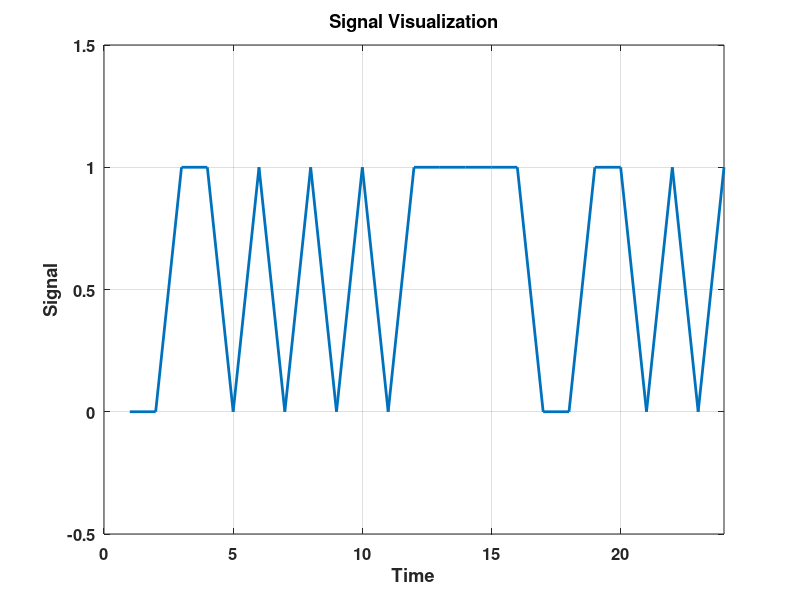
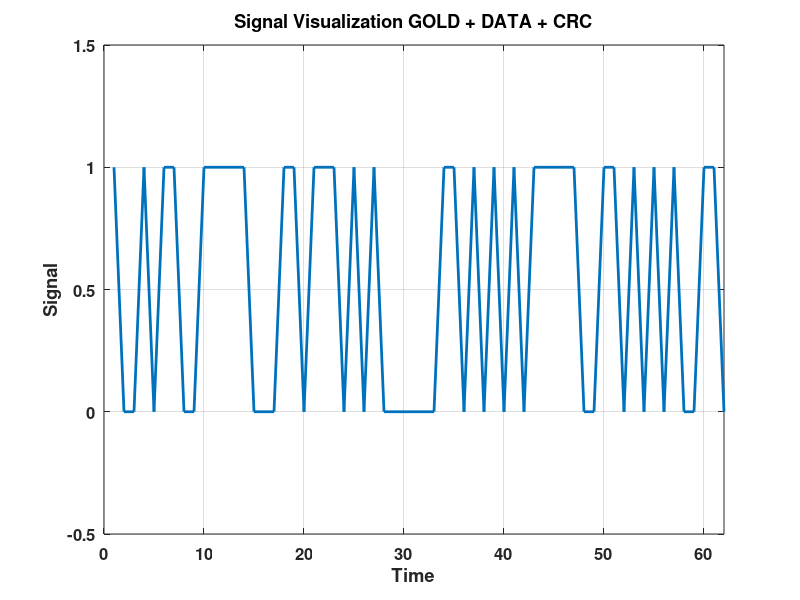
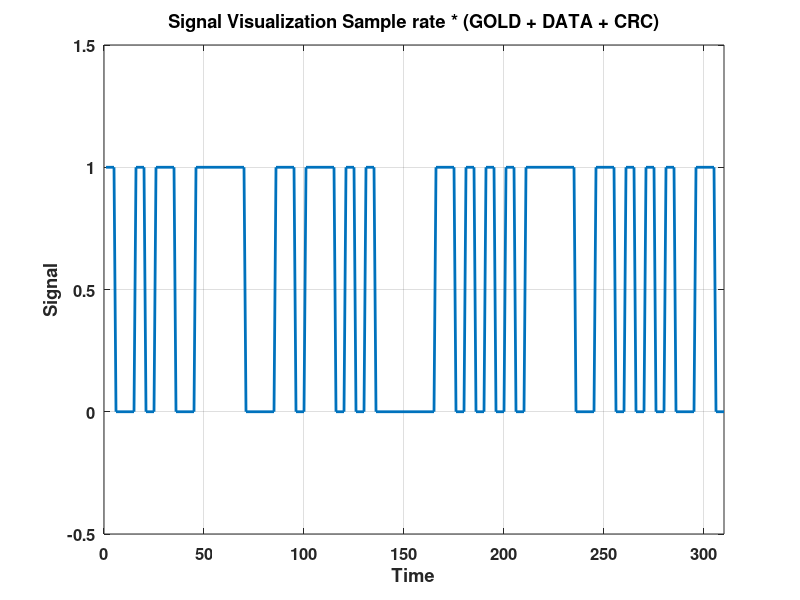
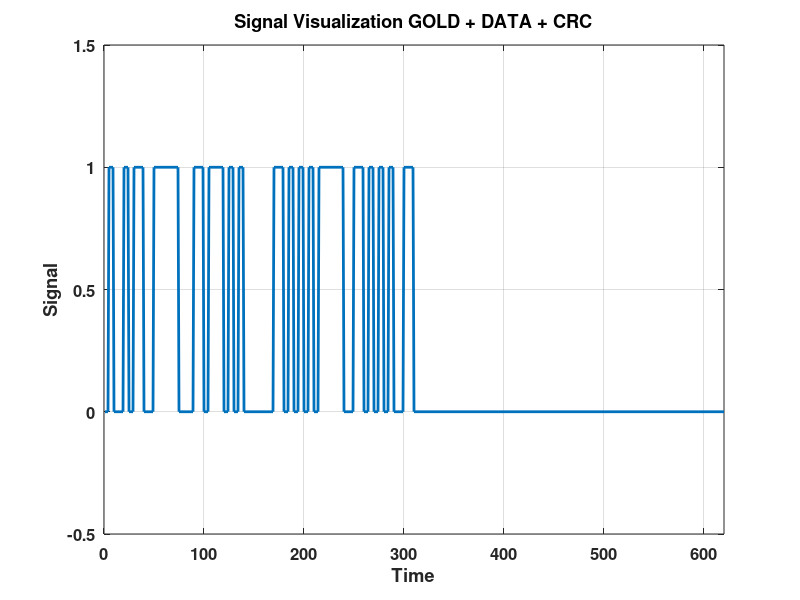

Write MATLAB code to recreate these figures, in order. (Note: this script raises an error after producing the figures.)
function main
    % Ввод фамилии и имени
    surname = input('Введите фамилию: ', 's');
    name = input('Введите имя: ', 's');
    
    % Объединение фамилии и имени для обработки
    fullName = strcat(surname, '_' ,name);
    
    % Преобразование строки в биты
    packet = encodeToBits(fullName);
    disp('Битовое представление фамилии и имени:');
    dispBits(packet);
    
    figure;
    plot(packet, 'LineWidth', 2);
    xlabel('Time', 'FontSize', 12, 'FontWeight', 'bold');
    ylabel('Signal', 'FontSize', 12, 'FontWeight', 'bold');
    title('Signal Visualization', 'FontSize', 14, 'FontWeight', 'bold');
    grid on;
    set(gca, 'FontSize', 12, 'FontWeight', 'bold');
    xlim([0 length(packet)]); 
    ylim([min(packet) - 0.5, max(packet) + 0.5]);


    % Генератор для CRC
    g_sequence = [1, 1, 1, 1, 0, 1, 1, 1];
    crc = calculateCRC(packet, g_sequence);
    packetWithCRC = [packet, crc];
    disp("CRC:");
    disp(crc);

    % Проверка на приемной стороне
    %if checkPacket(packetWithCRC, g_sequence)
    %    disp('Ошибок не обнаружено в принятом пакете.');
    %else
    %    disp('Ошибка обнаружена в принятом пакете.');
    %end
    
    % Генерация последовательности Голда
    length_sequence_gold = 31;
    x = [0, 0, 1, 0, 0]; % x = 4 в 2СС
    y = [0, 1, 1, 0, 1]; % y = x + 7 в 2СС
    gold_sequence = generate_sequence_gold(x, y, length_sequence_gold);
    %disp('Первая последовательность Голда:');
    %disp(gold_sequence);
    
    % Параметры
    L = length(packet);
    M = length(crc);
    G = length(gold_sequence);
    N = 5; % Sample rate
    array_data = repmat([gold_sequence, packetWithCRC], 1);

    array_out = zeros(1, 2 * N * (L + M + G));
    
    figure;
    plot(array_data, 'LineWidth', 2);
    xlabel('Time', 'FontSize', 12, 'FontWeight', 'bold');
    ylabel('Signal', 'FontSize', 12, 'FontWeight', 'bold');
    title('Signal Visualization GOLD + DATA + CRC', 'FontSize', 14, 'FontWeight', 'bold');
    grid on;
    set(gca, 'FontSize', 12, 'FontWeight', 'bold');
    xlim([0 length(array_data)]); 
    ylim([min(array_data) - 0.5, max(array_data) + 0.5]);

    array_data = repeat_elements(array_data,N);
    figure;
    plot(array_data, 'LineWidth', 2);
    xlabel('Time', 'FontSize', 12, 'FontWeight', 'bold');
    ylabel('Signal', 'FontSize', 12, 'FontWeight', 'bold');
    title('Signal Visualization Sample rate * (GOLD + DATA + CRC)', 'FontSize', 14, 'FontWeight', 'bold');
    grid on;
    set(gca, 'FontSize', 12, 'FontWeight', 'bold');
    xlim([0 length(array_data)]); 
    ylim([min(array_data) - 0.5, max(array_data) + 0.5]);

    % Ввод позиции
    flag = true;
    while flag
        position = input('Введите позицию вставки: ');
        if position >= 0 && position <= N * (L + M + G)
            disp('Значение лежит в диапазоне');
            flag = false;
        else
            disp('Значение вне диапазона');
        end
    end
    
    % Вставка данных
    array_out = insert_array_at_position(array_out, array_data, position);

    figure;
    plot(array_out, 'LineWidth', 2);
    xlabel('Time', 'FontSize', 12, 'FontWeight', 'bold');
    ylabel('Signal', 'FontSize', 12, 'FontWeight', 'bold');
    title('Signal Visualization GOLD + DATA + CRC', 'FontSize', 14, 'FontWeight', 'bold');
    grid on;
    set(gca, 'FontSize', 12, 'FontWeight', 'bold');
    xlim([0 length(array_out)]); 
    ylim([min(array_out) - 0.5, max(array_out) + 0.5]);

    % Генерация шума
    sigma = input('Введите стандартное отклонение шума: ');
    array_with_hastle = generate_noise(2 * N * (L + M + G), 0, sigma);
    %disp('Шум:');

    array_out = double(array_out);
    result = array_out + array_with_hastle;

    %disp(result);
    figure;
    plot(result, 'LineWidth', 2);
    xlabel('Time', 'FontSize', 12, 'FontWeight', 'bold');
    ylabel('Signal', 'FontSize', 12, 'FontWeight', 'bold');
    title('Signal Visualization hastle with signal', 'FontSize', 14, 'FontWeight', 'bold');
    grid on;
    set(gca, 'FontSize', 12, 'FontWeight', 'bold');
    xlim([0 length(result)]); 
    ylim([min(result) - 0.5, max(result) + 0.5]);

    % Находим начало синхропоследовательности
    gold_sequence_double = double(gold_sequence);
    gold_sequence_double = repeat_elements(gold_sequence_double,N);
    [sync_index,correlation] = findSyncSequenceStart(result, gold_sequence_double, N, L, M, G);

    figure;
    plot(correlation, 'LineWidth', 2);
    xlabel('Time', 'FontSize', 12, 'FontWeight', 'bold');
    ylabel('Signal', 'FontSize', 12, 'FontWeight', 'bold');
    title('Signal Visualization hastle with signal', 'FontSize', 14, 'FontWeight', 'bold');
    grid on;
    set(gca, 'FontSize', 12, 'FontWeight', 'bold');
    xlim([0 length(correlation)]); 
    ylim([min(correlation) - 0.5, max(correlation) + 0.5]);

    disp(sync_index);
    
    % Обрезаем до синхры
    signal_out = result(sync_index :end);
    %disp(signal_out);

    figure;
    plot(signal_out, 'LineWidth', 2);
    xlabel('Time', 'FontSize', 12, 'FontWeight', 'bold');
    ylabel('Signal', 'FontSize', 12, 'FontWeight', 'bold');
    title('Обрезал до синхры', 'FontSize', 14, 'FontWeight', 'bold');
    grid on;
    set(gca, 'FontSize', 12, 'FontWeight', 'bold');
    xlim([0 length(signal_out)]); 
    ylim([min(signal_out) - 0.5, max(signal_out) + 0.5]);
    
    bits_sequence = decodeSignal(signal_out,N);

    figure;
    plot(bits_sequence, 'LineWidth', 2);
    xlabel('Time', 'FontSize', 12, 'FontWeight', 'bold');
    ylabel('Signal', 'FontSize', 12, 'FontWeight', 'bold');
    title('декодировал биты', 'FontSize', 14, 'FontWeight', 'bold');
    grid on;
    set(gca, 'FontSize', 12, 'FontWeight', 'bold');
    xlim([0 length(bits_sequence)]); 
    ylim([min(bits_sequence) - 0.5, max(bits_sequence) + 0.5]);
    %disp(bits_sequence);
    %disp(array_data);

    bits_sequence_W_N = bits_sequence(1 :L + M + G);
    figure;
    plot(bits_sequence_W_N, 'LineWidth', 2);
    xlabel('Time', 'FontSize', 12, 'FontWeight', 'bold');
    ylabel('Signal', 'FontSize', 12, 'FontWeight', 'bold');
    title('Обрезал до синхры и без конечного шума', 'FontSize', 14, 'FontWeight', 'bold');
    grid on;
    set(gca, 'FontSize', 12, 'FontWeight', 'bold');
    xlim([0 length(bits_sequence_W_N)]); 
    ylim([min(bits_sequence_W_N) - 0.5, max(bits_sequence_W_N) + 0.5]);
    
    bits_sequence_W_NG = bits_sequence_W_N(G+1 :end);

    figure;
    plot(bits_sequence_W_NG, 'LineWidth', 2);
    xlabel('Time', 'FontSize', 12, 'FontWeight', 'bold');
    ylabel('Signal', 'FontSize', 12, 'FontWeight', 'bold');
    title('Обрезал Голда', 'FontSize', 14, 'FontWeight', 'bold');
    grid on;
    set(gca, 'FontSize', 12, 'FontWeight', 'bold');
    xlim([0 length(bits_sequence_W_NG)]); 
    ylim([min(bits_sequence_W_NG) - 0.5, max(bits_sequence_W_NG) + 0.5]);

    % Проверка на приемной стороне
    if checkPacket(bits_sequence_W_NG, g_sequence)
        disp('Ошибок не обнаружено в принятом пакете.');
    else
        disp('Ошибка обнаружена в принятом пакете.');
    end
    
    bits_sequence_W_NGM = bits_sequence_W_NG(1 : L);
    
    slovo = decodeFromBits(bits_sequence_W_NGM);
    disp(slovo);
end

function packet = encodeToBits(input)
    packet = [];
    for c = input
        bits = bitget(uint8(c), 8:-1:1); % Преобразование символа в биты
        packet = [packet, bits];
    end
end

function output = decodeFromBits(packet)
    % Проверяем, что длина пакета делится на 8 (по 8 бит на символ)
    if mod(length(packet), 8) ~= 0
        error('Длина пакета должна быть кратной 8 для корректного декодирования.');
    end

    % Инициализация результирующего массива
    output = char([]); % Символы сохраняем в строку

    % Преобразуем каждые 8 бит в символ
    for i = 1:8:length(packet)
        % Берем 8 бит и преобразуем их в байт
        bits = packet(i:i+7);
        byte = uint8(bin2dec(num2str(bits))); % Преобразуем массив бит в десятичное значение
        output = [output, char(byte)]; % Преобразуем байт в символ и добавляем к результату
    end
end


function dispBits(bits)
    for i = 1:length(bits)
        fprintf('%d', bits(i));
        if mod(i, 8) == 0
            fprintf(' '); % Пробел после каждых 8 бит
        end
    end
    fprintf('\n');
end

function crc = calculateCRC(packet, generator)
    temp = [packet, zeros(1, length(generator) - 1)];
    for i = 1:length(packet)
        if temp(i) == 1
            temp(i:i + length(generator) - 1) = xor(temp(i:i + length(generator) - 1), generator);
        end
    end
    crc = temp(end - (length(generator) - 2):end);
end

function isValid = checkPacket(packetWithCRC, generator)
    remainder = calculateCRC(packetWithCRC, generator);
    isValid = all(remainder == 0);
end

function gold_sequence = generate_sequence_gold(x, y, length_sequence)
    gold_sequence = zeros(1, length_sequence);
    for i = 1:length_sequence
        [x, shift_bit_x] = shift_sequence(x, 2, 4);
        [y, shift_bit_y] = shift_sequence(y, 2, 4);
        gold_sequence(i) = xor(shift_bit_x, shift_bit_y);
    end
end

function [seq, last_bit] = shift_sequence(seq, element_1, element_2)
    shift_bit = xor(seq(element_1 + 1), seq(element_2 + 1));
    last_bit = seq(end);
    seq = [shift_bit, seq(1:end - 1)];
end

function output_vector = repeat_elements(input_vector, N)
    output_vector = [];
    for i = 1:length(input_vector)
        output_vector = [output_vector, repmat(input_vector(i), 1, N)];
    end
end

function target_vector = insert_array_at_position(target_vector, array_to_insert, position)
    % Проверка, чтобы избежать выхода за пределы массива
    if position + length(array_to_insert) - 1 > length(target_vector)
        error('Размер массива для вставки превышает размер целевого вектора.');
    end
    
    % Заменяем элементы target_vector начиная с позиции position
    target_vector(position:position+length(array_to_insert)-1) = array_to_insert;
end

function noise = generate_noise(size, mu, sigma)
    noise = mu + sigma * randn(1, size);
end

function [syncStartIndex, correlations] = findSyncSequenceStart(array_with_hastle, gold_sequence_double, N, L, M, G)
    % Инициализация переменной для результата
    syncStartIndex = -1;  % По умолчанию синхроимпульс не найден
    
    % Длина синхронизирующей последовательности
    G_N = G * N;
    
    % Проверка, что длина входного массива достаточна для поиска
    if length(array_with_hastle) < G_N
        disp('Длина массива слишком мала для поиска синхронизирующей последовательности.');
        return;
    end
    
    % Инициализация массива для хранения корреляций
    correlations = zeros(1, length(array_with_hastle) - G_N + 1);
    
    % Проход по массиву для поиска синхронизирующей последовательности
    for i = 1:(length(array_with_hastle) - G_N + 1)  % Для корректного индексации до конца массива
        % Извлекаем подмассив длиной G * N начиная с позиции i
        synchro_sequence = array_with_hastle(i:i + G_N - 1);
        
        % Вычисляем корреляцию между подмассивом и эталонной последовательностью
        result = corr(synchro_sequence', gold_sequence_double');  % Применяем транспонирование
        
        % Сохраняем корреляцию в массив
        correlations(i) = result;
        
        % Проверяем, если корреляция близка к 1 (синхроимпульс найден)
        % Захлопнуть начало синхры
        if abs(result) >= 0.74 % что-то поделать с SINR 
            disp(['Найден вход в синхроимпульс на индексе: ', num2str(i)]);
            syncStartIndex = i; % Возвращаем индекс начала синхроимпульса
            break;
        end
    end

    % Если синхроимпульс не найден
    if syncStartIndex == -1
        disp('Синхроимпульс не найден.');
    end
end

function decoded_bits = decodeSignal(signal, N)
    % Функция для декодирования сигналов группами по N отсчетов
    % signal - входной массив данных
    % N - количество отсчетов на символ

    P = 0.6; % Порог для интерпретации
    decoded_bits = []; % Результирующий массив для хранения декодированных битов

    % Длина входного сигнала
    signal_length = length(signal);

    % Обработка сигналов группами длиной N
    for i = 1:N:(signal_length - N + 1)
        % Суммируем N отсчетов
        segment = signal(i:i + N - 1); % Извлекаем сегмент длиной N
        average = mean(segment); % Среднее значение сегмента

        % Вывод среднего значения для отладки
        %disp(average);

        % Принятие решения: 0 или 1
        if average >= P
            decoded_bits = [decoded_bits, 1]; % Если среднее выше порога, добавляем 1
        else
            decoded_bits = [decoded_bits, 0]; % Иначе добавляем 0
        end
    end
end
